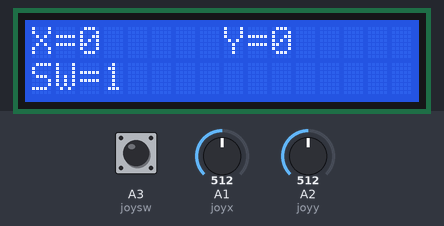
This sketch was run on a simulated Arduino Mega 2560, built with avr-gcc and run on an emulated ATmega2560. Parts: 16×2 character LCD. The inputs (shaded band) are chosen by the test bench; at power-on: A1 (joyx) = 512, A2 (joyy) = 512, A3 (joysw) HIGH.

Above: at 1.2 s.
1.3 s: A1 (joyx) set to 716
At 2.5 s:
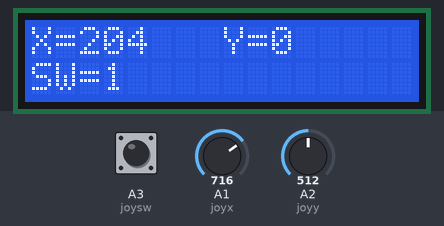
2.8 s: A2 (joyy) set to 716
At 3.1 s:
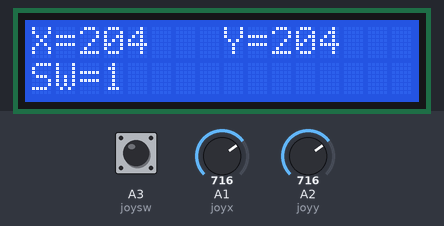
4.3 s: A3 (joysw) pulled LOW for 0.15 s
At 4.52 s:
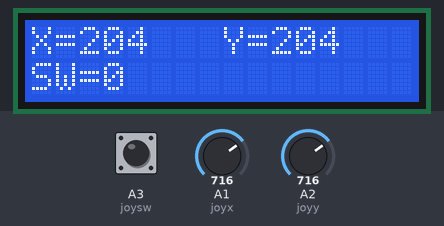
6.1 s: A1 (joyx) set to 900
At 6.8 s:
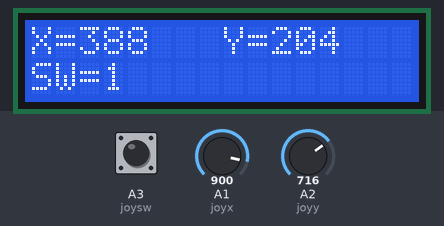
7.6 s: A3 (joysw) pulled LOW for 1 s
At 8.4 s:
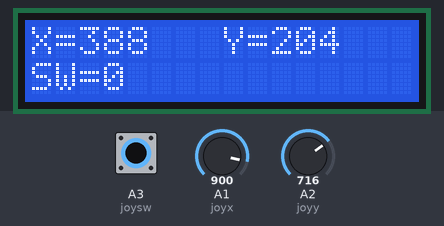
10.1 s: A2 (joyy) set to 900
At 10.9 s:
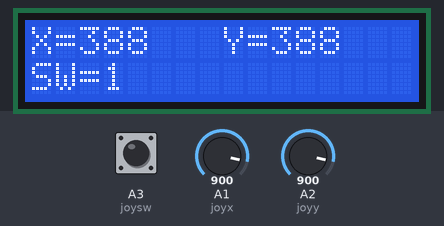
Timing chart, 0 to 12.6 s (numbered marks = the images above; inputs shaded):
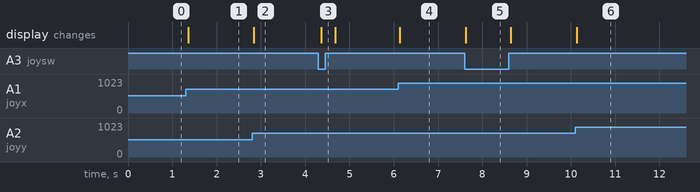

The sketch:

EXA1.ino
```cpp
#include <LiquidCrystal.h>

int joyx = A1;
int joyy = A2;
int joysw = A3;

int value = 0;
int xzero = 0;
int yzero = 0;
int swst = 0;

LiquidCrystal lcd(49, 48, 47, 43, 42, 41);

void setup() {

    pinMode(joysw, INPUT_PULLUP);
    xzero = analogRead(joyx);
    yzero = analogRead(joyy);

    lcd.begin(16, 2);

}

void loop() {

    int x, y, value;

    lcd.setCursor(0, 0);
    lcd.print("X=      Y=      ");
    lcd.setCursor(0, 1);
    lcd.print("SW= ");

    value = analogRead(joyx);
    x = value - xzero;

    value = analogRead(joyy);
    y = value - yzero;

    swst = digitalRead(joysw);

    lcd.setCursor(2, 0);
    lcd.print(x);
    lcd.setCursor(10, 0);

    lcd.print(y);
    lcd.setCursor(3, 1);
    lcd.print(swst);
    delay(30);

}
```

Measured:
- after the input at 1.3 s, the display: changes after 0.06 s (image 1)
- after the input at 2.8 s, the display: changes at once (image 2)
- after the input at 4.3 s, the display: changes after 0.07 s (image 3)
- after the input at 6.1 s, the display: changes at once (image 4)
- after the input at 7.6 s, the display: changes at once (image 5)
- after the input at 10.1 s, the display: changes at once (image 6)
